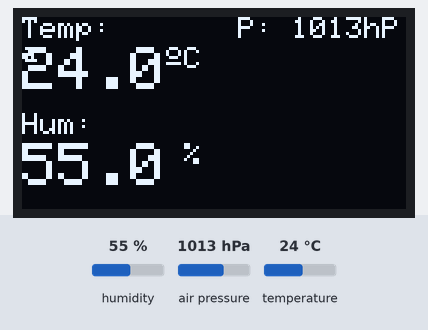
Simulated run of this program. Board: ESP32-S3. On the bench: 128×64 one-colour display. The inputs (shaded band) are chosen by the test bench; at power-on: humidity 55 %, air pressure 1013 hPa, temperature 24 °C. WiFi joins after 1.5 s; servers stay silent unless stated; uploads are accepted with an empty reply.

Above: at 4.7 s.
4.8 s: humidity set to 22 %
At 9.4 s:
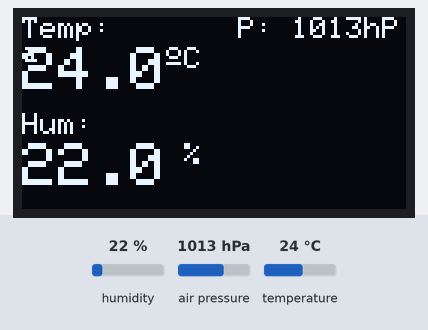
10.8 s: air pressure set to 952 hPa
At 15.7 s:
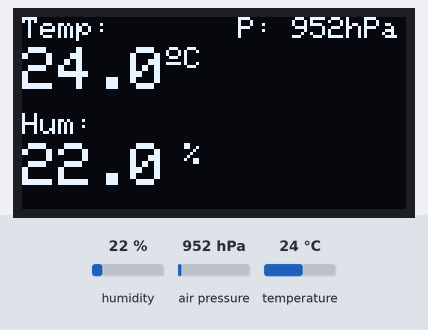
16.8 s: temperature set to 12 °C
At 20.8 s:
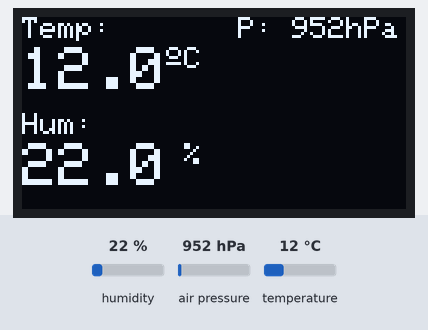
22.8 s: humidity set to 40 %
At 25.9 s:
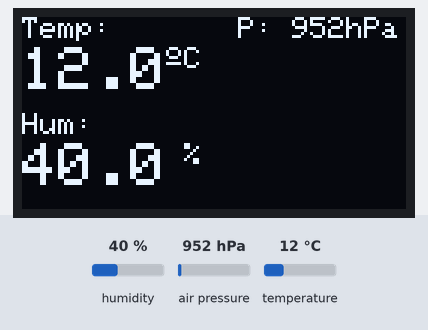
Timing chart, 0 to 27.4 s (numbered marks = the images above; inputs shaded):
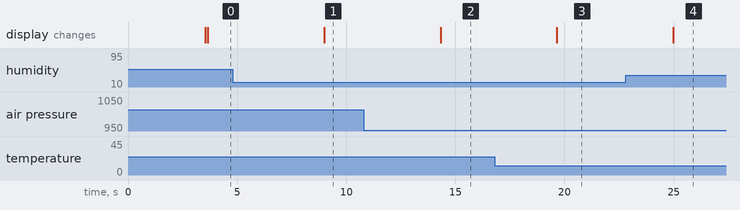

Measured:
- after the input at 4.8 s, the display: changes after 4.2 s (image 1)
- after the input at 10.8 s, the display: changes after 3.5 s (image 2)
- after the input at 16.8 s, the display: changes after 2.8 s (image 3)
- after the input at 22.8 s, the display: changes after 2.2 s (image 4)

The program:

main.cpp
```cpp
#include <Arduino.h>
#include <WiFi.h>
#include <Wire.h>
#include <Adafruit_BME280.h>
#include <Adafruit_Sensor.h>
#include <Adafruit_GFX.h>
#include <Adafruit_SSD1306.h>
#include <HTTPClient.h>

// CONSTANTS
// bme280
#define BME280_ADDRESS 0x76

// diplay oled 128x64
#define SCREEN_ADDRESS 0x3C ///< See datasheet for Address; 0x3D for 128x64, 0x3C for 128x32
#define SCREEN_WIDTH 128    // OLED display width, in pixels
#define SCREEN_HEIGHT 64    // OLED display height, in pixels
#define OLED_RESET -1       // Reset pin # (or -1 if sharing Arduino reset pin)

// Custom Data Tye
struct SensorData
{
    float temperature;
    float humidity;
    float pressure;
};

// I2C PINS AND SENSOR ADDRESSES
constexpr int SDA_PIN = 8;
constexpr int SCL_PIN = 9;

// WiFi credentials
const char *ssid = "test2g";
const char *password = "dohaeris";

// Your PC/server running VictoriaMetrics
const char *serverName = "http://192.168.100.163:8428/write";

// Objects
Adafruit_BME280 bme;
Adafruit_SSD1306 display(SCREEN_WIDTH, SCREEN_HEIGHT, &Wire, OLED_RESET);
SensorData data;

void setup()
{
    Serial.begin(9600);
    delay(1000);

    WiFi.disconnect(true); // desconecta
    WiFi.mode(WIFI_STA);   // modo cliente (station)
    delay(500);
    WiFi.setTxPower(WIFI_POWER_8_5dBm); // menor potencia = menos interferencia
    WiFi.begin(ssid, password);
    while (WiFi.status() != WL_CONNECTED)
    {
        delay(500);
    }

    Wire.begin(SDA_PIN, SCL_PIN);

    bme.begin();
    // Initialize BME280 sensor
    if (!bme.begin(BME280_ADDRESS))
    {
        while (1)
            ; // Stop here if sensor not found
    }
    // Configure sensor sampling mode
    bme.setSampling(
        Adafruit_BME280::MODE_FORCED, // Forced mode = single measurement per trigger
        Adafruit_BME280::SAMPLING_X1, // Temperature oversampling
        Adafruit_BME280::SAMPLING_X1, // Pressure oversampling
        Adafruit_BME280::SAMPLING_X1, // Humidity oversampling
        Adafruit_BME280::FILTER_OFF   // No filtering
    );
    delay(500);

    display.begin(SSD1306_SWITCHCAPVCC, SCREEN_ADDRESS);
}

SensorData get_bme280_values()
{
    bme.takeForcedMeasurement();
    delay(100);
    SensorData data;
    data.temperature = bme.readTemperature();
    data.humidity = bme.readHumidity();
    data.pressure = bme.readPressure() / 100.0F; // Convert Pa → hPa
    return data;
}

void display_sensor_values(const SensorData &data)
{
    display.clearDisplay();
    display.setTextColor(SSD1306_WHITE);

    // Temperature (big)
    display.setTextSize(1);
    display.setCursor(0, 0);
    display.print("Temp: ");
    display.setTextSize(2);
    display.setCursor(0, 10);
    display.print(data.temperature, 1); // one decimal
    display.setTextSize(1);
    display.cp437(true);
    display.write(167); // degree symbol
    display.print("C");

    // Humidity (big)
    display.setTextSize(1);
    display.setCursor(0, 32);
    display.print("Hum: ");
    display.setTextSize(2);
    display.setCursor(0, 42);
    display.print(data.humidity, 1);
    display.setTextSize(1);
    display.print(" %");

    // Pressure (small)
    display.setTextSize(1);
    display.setCursor(72, 0);
    display.print("P:");
    display.setCursor(90, 0);
    display.print(data.pressure, 0); // no decimals
    display.print("hPa");

    display.display();
}

void send_data_to_victoria_metrics(const SensorData &data)
{
    if (WiFi.status() != WL_CONNECTED)
    {
        WiFi.reconnect();
        delay(2000);
        if (WiFi.status() != WL_CONNECTED)
            return;
    }
    HTTPClient http;
    http.begin(serverName);
    http.addHeader("Content-Type", "text/plain");

    // ---- Influx line protocol format ----
    // measurement,tag=value field=value
    String payload = "";
    payload += "WeatherScore,sensor=bme280_1 temperature=" + String(data.temperature, 2) + "\n";
    payload += "WeatherScore,sensor=bme280_1 humidity=" + String(data.humidity, 2) + "\n";
    payload += "WeatherScore,sensor=bme280_1 pressure=" + String(data.pressure, 2);

    // ---- Send the data ----
    int httpResponseCode = http.POST(payload);
    http.end();
}

void loop()
{
    SensorData data = get_bme280_values();
    display_sensor_values(data);
    send_data_to_victoria_metrics(data);
    delay(5000);
}
```
